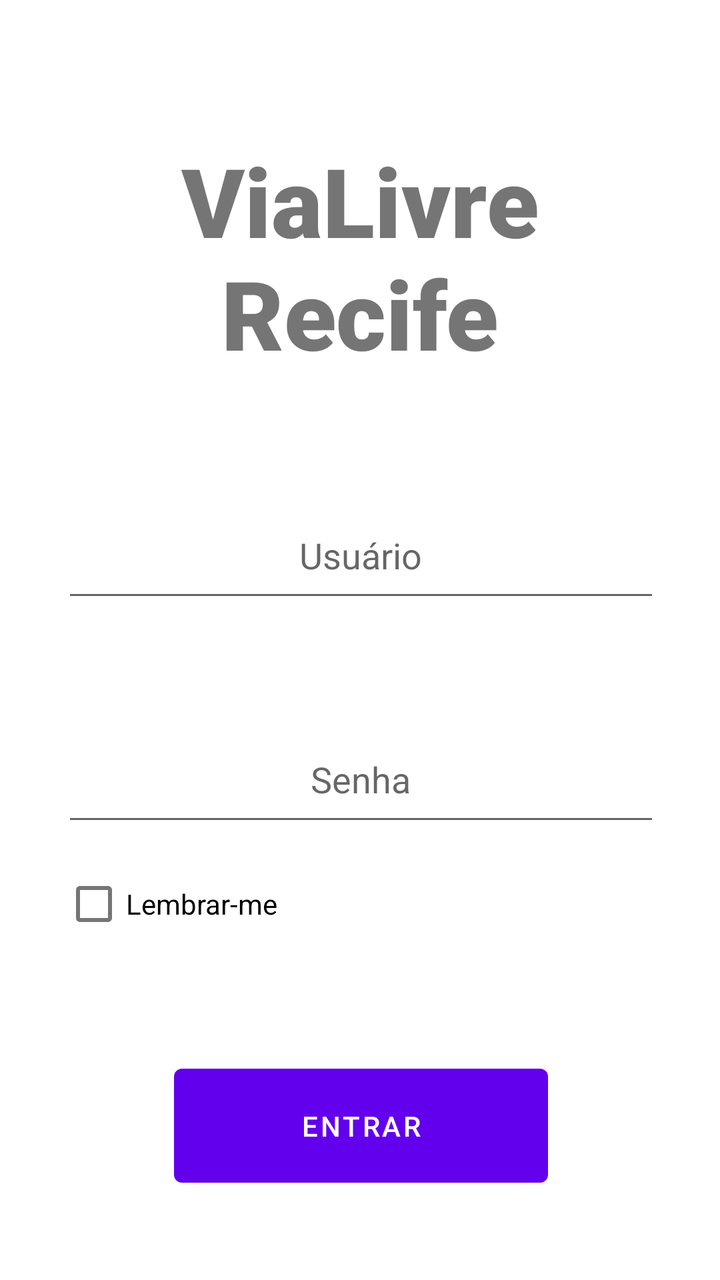
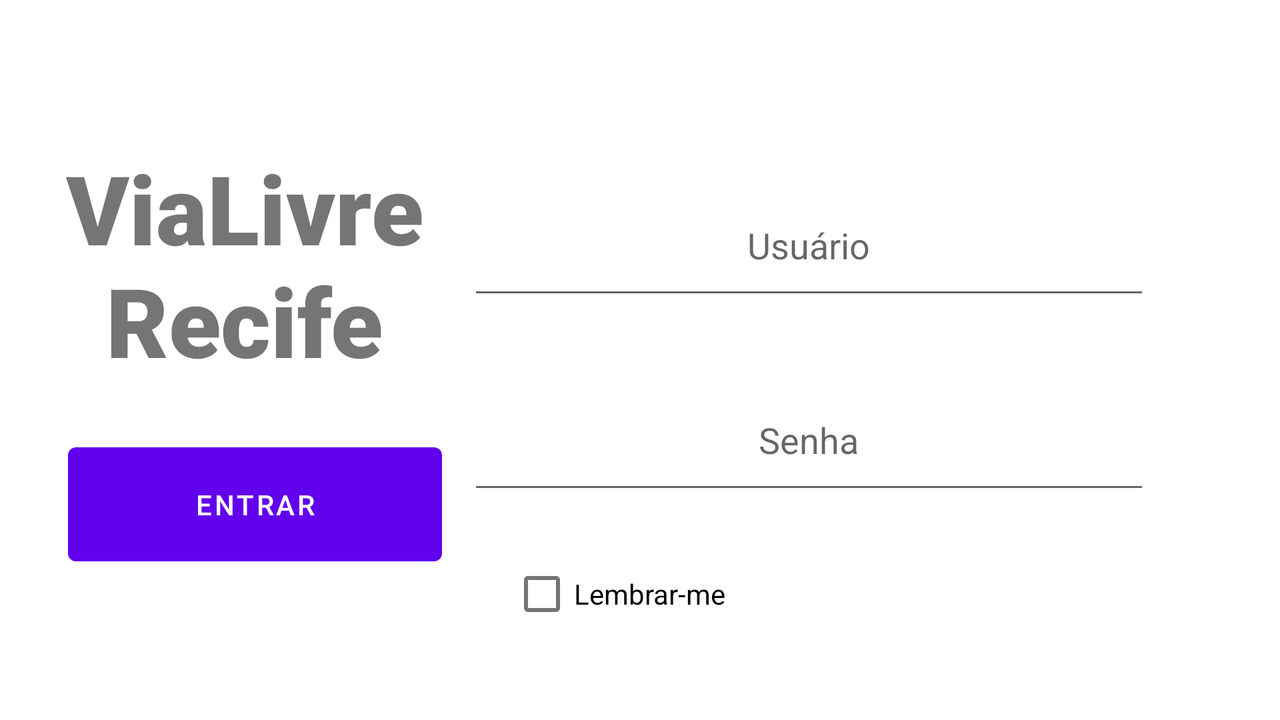

Compare how this app lays out the same screen by default and in its alternative resource folder. The renders come first, then the two layout files and the values they reference.
<!-- AndroidManifest.xml: application theme Theme.ViaLivreRecife -->
<!-- res/layout/activity_main.xml -->
<?xml version="1.0" encoding="utf-8"?>
<androidx.constraintlayout.widget.ConstraintLayout xmlns:android="http://schemas.android.com/apk/res/android"
    xmlns:app="http://schemas.android.com/apk/res-auto"
    xmlns:tools="http://schemas.android.com/tools"
    android:layout_width="match_parent"
    android:layout_height="match_parent"
    tools:context=".MainActivity">


    <TextView
        android:id="@+id/logo"
        android:layout_width="204dp"
        android:layout_height="133dp"
        android:layout_marginTop="68dp"
        android:fontFamily="sans-serif-black"
        android:text="@string/logo"
        android:textAlignment="center"
        android:textSize="48sp"
        app:layout_constraintHorizontal_bias="0.497"
        app:layout_constraintLeft_toLeftOf="parent"
        app:layout_constraintRight_toRightOf="parent"
        app:layout_constraintTop_toTopOf="parent"
        tools:ignore="HardcodedText,TextSizeCheck" />

    <EditText
        android:id="@+id/user"
        android:layout_width="299dp"
        android:layout_height="60dp"
        android:autofillHints=""
        android:ems="10"
        android:hint="@string/user"
        android:inputType="textPersonName"
        android:textAlignment="center"
        app:layout_constraintBottom_toBottomOf="parent"
        app:layout_constraintEnd_toEndOf="@+id/logo"
        app:layout_constraintHorizontal_bias="0.494"
        app:layout_constraintLeft_toLeftOf="parent"
        app:layout_constraintRight_toRightOf="parent"
        app:layout_constraintStart_toStartOf="@+id/logo"
        app:layout_constraintTop_toBottomOf="@+id/logo"
        app:layout_constraintVertical_bias="0.119" />

    <EditText
        android:id="@+id/senha"
        android:layout_width="299dp"
        android:layout_height="60dp"
        android:layout_marginTop="52dp"
        android:ems="10"
        android:hint="@string/senha"
        android:inputType="textPassword"
        android:textAlignment="center"
        app:layout_constraintEnd_toEndOf="@+id/user"
        app:layout_constraintHorizontal_bias="0.0"
        app:layout_constraintStart_toStartOf="@+id/user"
        app:layout_constraintTop_toBottomOf="@+id/user"
        tools:ignore="MissingConstraints"
        android:autofillHints="" />

    <CheckBox
        android:id="@+id/checkBox"
        android:layout_width="194dp"
        android:layout_height="60dp"
        android:layout_marginTop="4dp"
        android:text="@string/remember"
        app:layout_constraintEnd_toEndOf="@+id/senha"
        app:layout_constraintHorizontal_bias="0.0"
        app:layout_constraintStart_toStartOf="@+id/senha"
        app:layout_constraintTop_toBottomOf="@+id/senha"
        tools:ignore="MissingConstraints" />

    <Button
        android:id="@+id/btnEntrar"
        android:layout_width="187dp"
        android:layout_height="69dp"
        android:layout_marginTop="40dp"
        android:text="@string/login"
        app:layout_constraintBottom_toBottomOf="parent"
        app:layout_constraintEnd_toEndOf="@+id/senha"
        app:layout_constraintStart_toStartOf="@+id/senha"
        app:layout_constraintTop_toBottomOf="@+id/checkBox"
        app:layout_constraintVertical_bias="0.132"
        tools:ignore="MissingConstraints" />


</androidx.constraintlayout.widget.ConstraintLayout>
<!-- resources referenced by this layout -->
<resources>
  <string name="login">Entrar</string>
  <string name="logo">ViaLivre Recife</string>
  <string name="remember">Lembrar-me</string>
  <string name="senha">Senha</string>
  <string name="user">Usuário</string>
  <style name="Theme.ViaLivreRecife" parent="Theme.MaterialComponents.DayNight.DarkActionBar">
          
          <item name="colorPrimary">@color/purple_500</item>
          <item name="colorPrimaryVariant">@color/purple_700</item>
          <item name="colorOnPrimary">@color/white</item>
          
          <item name="colorSecondary">@color/teal_200</item>
          <item name="colorSecondaryVariant">@color/teal_700</item>
          <item name="colorOnSecondary">@color/black</item>
          
          <item name="android:statusBarColor">?attr/colorPrimaryVariant</item>
          
      </style>
</resources>
<!-- res/layout-land/activity_main.xml (the repository's variant of the layout above) -->
<!-- drawn on the phone turned sideways -->
<?xml version="1.0" encoding="utf-8"?>
<androidx.constraintlayout.widget.ConstraintLayout xmlns:android="http://schemas.android.com/apk/res/android"
    xmlns:app="http://schemas.android.com/apk/res-auto"
    xmlns:tools="http://schemas.android.com/tools"
    android:layout_width="match_parent"
    android:layout_height="match_parent"
    tools:context=".MainActivity">


    <TextView
        android:id="@+id/logo"
        android:layout_width="198dp"
        android:layout_height="120dp"
        android:fontFamily="sans-serif-black"
        android:text="@string/logo"
        android:textAlignment="center"
        android:textSize="48sp"
        app:layout_constraintBottom_toBottomOf="parent"
        app:layout_constraintEnd_toEndOf="parent"
        app:layout_constraintHorizontal_bias="0.052"
        app:layout_constraintStart_toStartOf="parent"
        app:layout_constraintTop_toTopOf="parent"
        app:layout_constraintVertical_bias="0.298"
        tools:ignore="HardcodedText,TextSizeCheck" />

    <EditText
        android:id="@+id/user"
        android:layout_width="341dp"
        android:layout_height="67dp"
        android:autofillHints=""
        android:ems="10"
        android:hint="@string/user"
        android:inputType="textPersonName"
        android:textAlignment="center"
        app:layout_constraintBottom_toTopOf="@+id/senha"
        app:layout_constraintEnd_toEndOf="parent"
        app:layout_constraintHorizontal_bias="0.783"
        app:layout_constraintStart_toStartOf="parent"
        app:layout_constraintTop_toTopOf="parent"
        app:layout_constraintVertical_bias="0.743" />

    <EditText
        android:id="@+id/senha"
        android:layout_width="341dp"
        android:layout_height="67dp"
        android:layout_marginBottom="108dp"
        android:autofillHints=""
        android:ems="10"
        android:hint="@string/senha"
        android:inputType="textPassword"
        android:textAlignment="center"
        app:layout_constraintBottom_toBottomOf="parent"
        app:layout_constraintEnd_toEndOf="@+id/user"
        app:layout_constraintHorizontal_bias="0.613"
        app:layout_constraintStart_toStartOf="@+id/user"
        tools:ignore="MissingConstraints" />

    <CheckBox
        android:id="@+id/checkBox"
        android:layout_width="183dp"
        android:layout_height="62dp"
        android:text="@string/remember"
        app:layout_constraintBottom_toBottomOf="parent"
        app:layout_constraintEnd_toEndOf="parent"
        app:layout_constraintHorizontal_bias="0.558"
        app:layout_constraintStart_toStartOf="parent"
        app:layout_constraintTop_toTopOf="parent"
        app:layout_constraintVertical_bias="0.893"
        tools:ignore="MissingConstraints" />

    <Button
        android:id="@+id/btnEntrar"
        android:layout_width="187dp"
        android:layout_height="69dp"
        android:text="@string/login"
        app:layout_constraintBottom_toBottomOf="parent"
        app:layout_constraintEnd_toEndOf="@+id/logo"
        app:layout_constraintHorizontal_bias="1.0"
        app:layout_constraintStart_toStartOf="@+id/logo"
        app:layout_constraintTop_toTopOf="parent"
        app:layout_constraintVertical_bias="0.748"
        tools:ignore="MissingConstraints" />


</androidx.constraintlayout.widget.ConstraintLayout>
